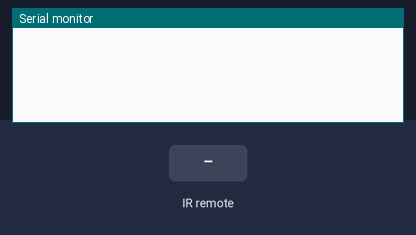
The sketch below on a simulated Arduino Uno, built with avr-gcc and run on an emulated ATmega328P. Parts: the last lines printed to the serial monitor. Inputs (shaded band) come from the test bench.

Above: at 1.2 s.
1.3 s: infrared code 0xFF6897 received
At 1.8 s:
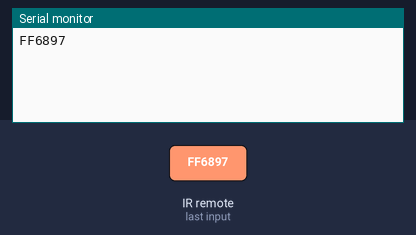
2.8 s: infrared code 0xFFB04F received
At 4.0 s:
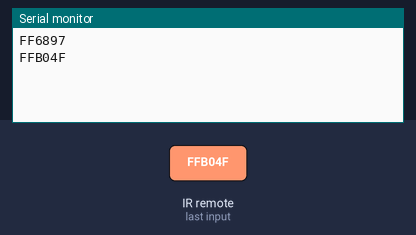
4.3 s: infrared code 0xFF30CF received
At 5.2 s:
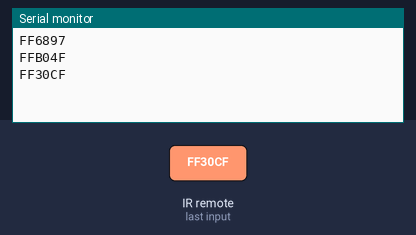

Measured:
- after the input at 1.3 s, the serial monitor: prints a new line at once (image 1)
- after the input at 2.8 s, the serial monitor: prints a new line at once (image 2)
- after the input at 4.3 s, the serial monitor: prints a new line at once (image 3)

The sketch:

IRtest_01.ino
```cpp
#include <IRremote.h>
int RECV_PIN = 11;
int rele1 = 10;
int rele2 = 9;
int rele3 = 8;
int rele4 = 7;

const long bot1 = 0xFF6897;
const long bot2 = 0xFF9867;
const long bot3 = 0xFFB04F;
const long bot4 = 0xFF30CF;

// CLASES y OBJETOS
// definir un objeto que se llam "irrecv" , de tipo IRecv
// definido por la libreria...
IRrecv irrecv(RECV_PIN); // constructor
// int , float, boolea, char, string....
decode_results results;
void setup()
{
  Serial.begin(9600);
  irrecv.enableIRIn(); // Start the receiver
}

void loop() {

    if (irrecv.decode(&results)) {
      Serial.println(results.value, HEX);
    }

    irrecv.resume(); // Receive the next value


}
```
